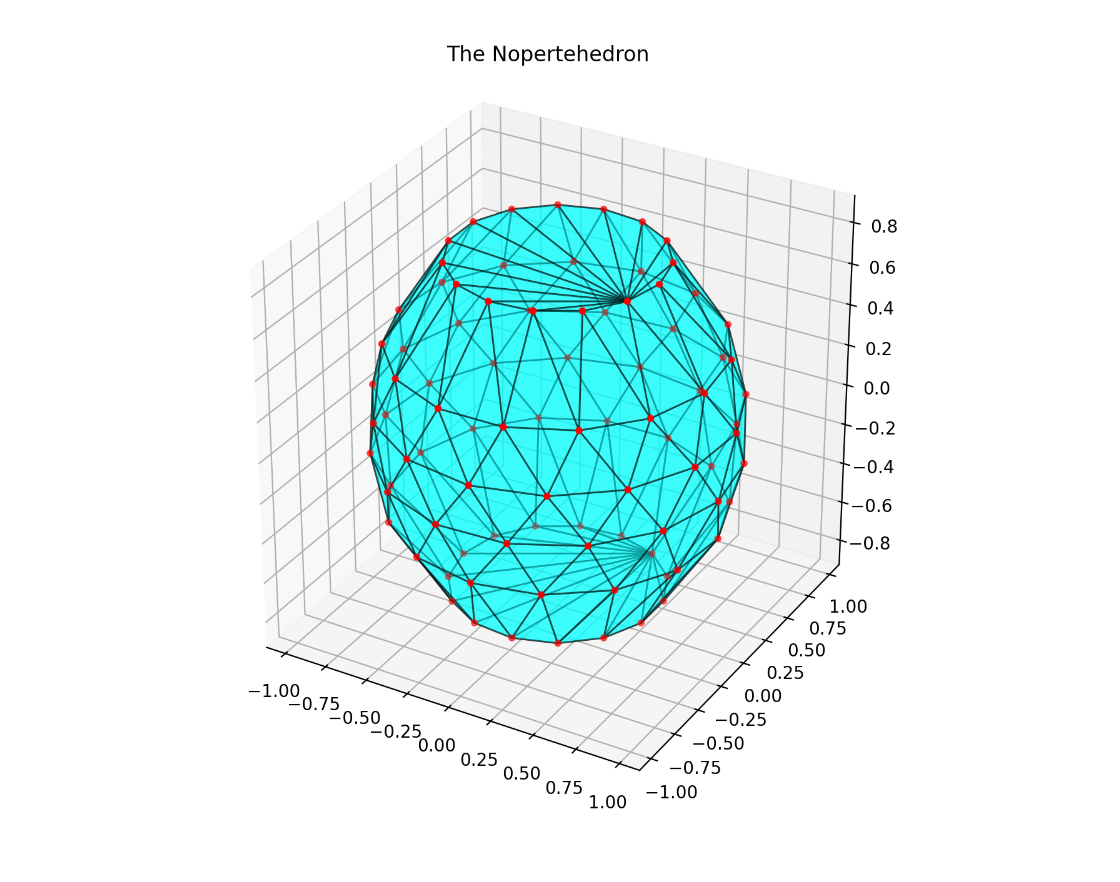

Write Python code to recreate this figure.
import numpy as np
from scipy.spatial import ConvexHull
import matplotlib.pyplot as plt
from mpl_toolkits.mplot3d.art3d import Poly3DCollection
import matplotlib
matplotlib.use('Qt5Agg') 

# Rotation around z-axis
def Rz(alpha):
    return np.array([
        [np.cos(alpha), -np.sin(alpha), 0],
        [np.sin(alpha),  np.cos(alpha), 0],
        [0, 0, 1]
    ])

# Define the cyclic group C30
def generate_C30():
    elements = []
    for k in range(15):
        angle = 2 * np.pi * k / 15
        R = Rz(angle)
        elements.append(R)
        elements.append(-R)  # (-1)^ℓ factor
    return elements

# Define the seed points
C1 = np.array([152024884, 0, 210152163]) / 259375205
C2 = np.array([6632738028, 6106948881, 3980949609]) / 1e10
C3 = np.array([8193990033, 5298215096, 1230614493]) / 1e10

def orbit(points, group):
    return np.vstack([g @ p for p in points for g in group])

def generate_nopertehedron():
    C30 = generate_C30()
    vertices = orbit([C1, C2, C3], C30)
    hull = ConvexHull(vertices)
    return vertices, hull

# Visualization
def plot_polyhedron(points, hull):
    fig = plt.figure(figsize=(8, 8))
    ax = fig.add_subplot(111, projection="3d")

    faces = [points[s] for s in hull.simplices]
    poly3d = Poly3DCollection(faces, alpha=0.5, facecolor='cyan', edgecolor='k')
    ax.add_collection3d(poly3d)
    ax.scatter(points[:,0], points[:,1], points[:,2], color='r', s=10)

    ax.set_box_aspect([1,1,1])
    plt.title("The Nopertehedron")
    plt.show()

if __name__ == "__main__":
    vertices, hull = generate_nopertehedron()
    print("Number of vertices:", len(vertices))
    plot_polyhedron(vertices, hull)
